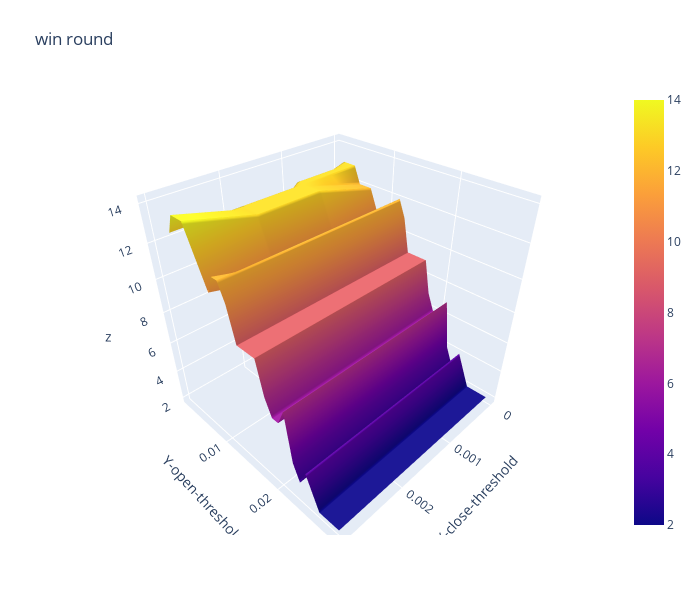

Notebook code cell kept with this figure:
### Code cell
import plotly.graph_objects as go

x_data = df_win_round.columns.to_list() # close threshold

y_data = df_win_round.index.to_list() # open threshold

z_data = df_win_round.copy(deep=True) # win rate

fig = go.Figure(data=[go.Surface(z=z_data.values,x=x_data,y=y_data)])

fig.update_layout(title="win round", # 标题
                  autosize=False,  # 尺度自动缩放
                  width=700,  # 长宽
                  height=600,
                  margin=dict(l=65,r=50,b=65,t=90),  # 4个位置的距离
                  scene=dict(xaxis_title='X-close-threshold',yaxis_title='Y-open-threshold')
                 )

fig.show()

### Figure 1 — Plotly figure (JSON) as saved in the notebook; plotly's stock layout.template omitted (floating-point values rounded to 4 significant figures)
{"data": [{"type": "surface", "x": [0, 0.001, 0.002, 0.003], "y": [0.001, 0.002, 0.003, 0.004, 0.005, 0.006, 0.007, 0.008, 0.009, 0.01, 0.011, 0.012, 0.013, 0.014, 0.015, 0.016, 0.017, 0.018, 0.019, 0.02, 0.021, 0.022, 0.023, 0.024, 0.025, 0.026, 0.027, 0.028, 0.029], "z": [[13, null, null, null], [13, 12, null, null], [13, 13, 10, null], [13, 13, 13, 13], [12, 13, 13, 14], [12, 13, 13, 14], [12, 13, 13, 14], [11, 12, 12, 13], [10, 11, 11, 12], [9, 10, 10, 11], [10, 11, 11, 12], [12, 12, 12, 12], [11, 11, 11, 11], [9, 9, 9, 9], [9, 9, 9, 9], [9, 9, 9, 9], [9, 9, 9, 9], [7, 7, 7, 7], [6, 6, 6, 6], [6, 6, 6, 6], [7, 7, 7, 7], [4, 4, 4, 4], [3, 3, 3, 3], [4, 4, 4, 4], [3, 3, 3, 3], [2, 2, 2, 2], [2, 2, 2, 2], [2, 2, 2, 2], [2, 2, 2, 2]]}], "layout": {"autosize": false, "height": 600, "margin": {"b": 65, "l": 65, "r": 50, "t": 90}, "scene": {"xaxis": {"title": {"text": "X-close-threshold"}}, "yaxis": {"title": {"text": "Y-open-threshold"}}}, "title": {"text": "win round"}, "width": 700}}
